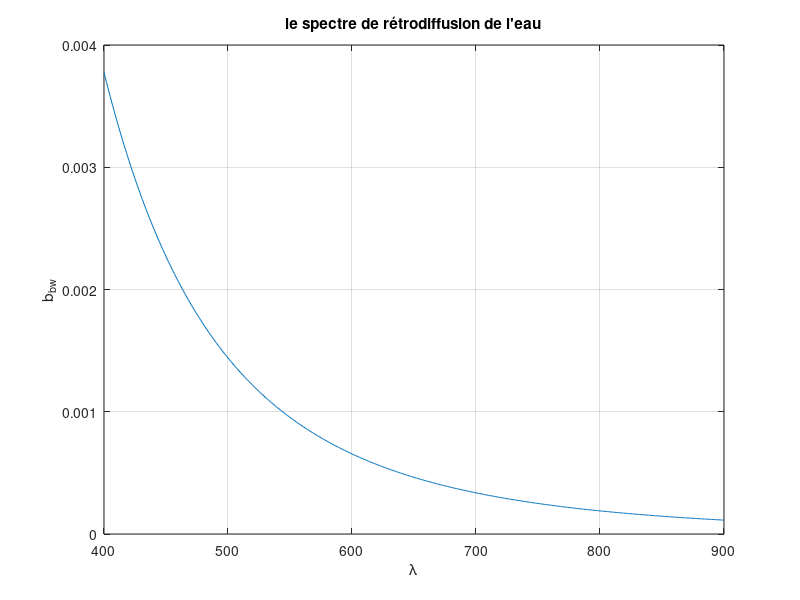
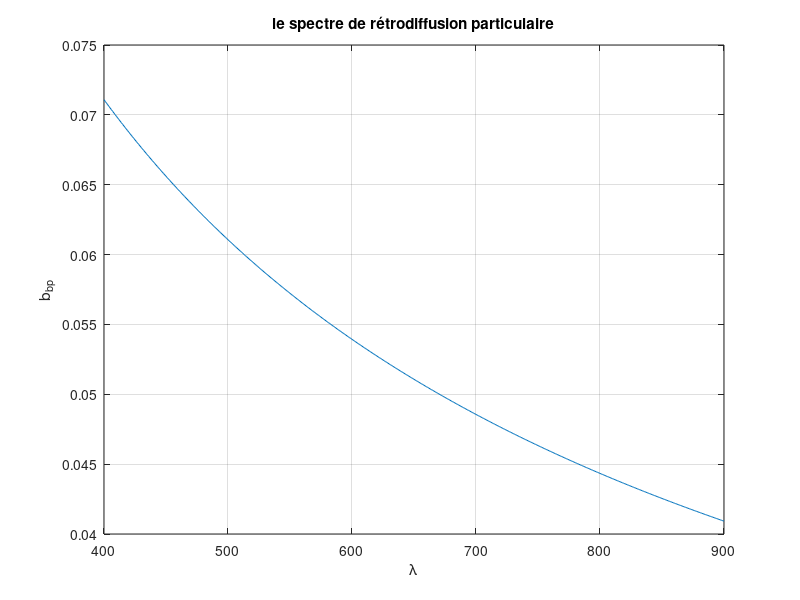
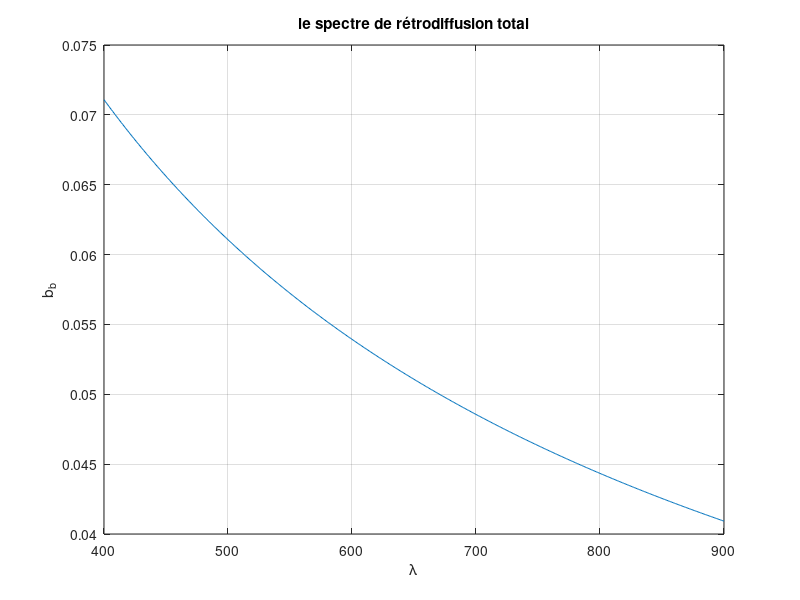
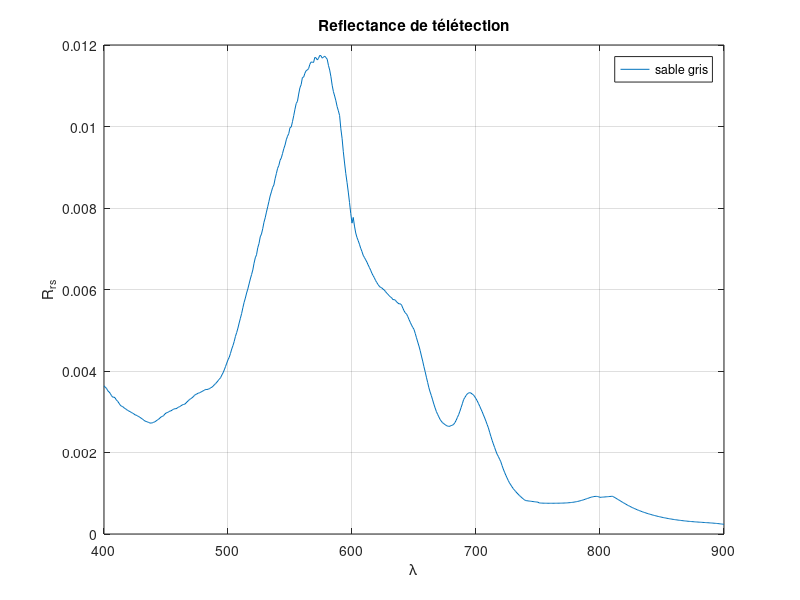

These charts were generated, in order, by the following MATLAB code: (Note: this script raises an error after producing the figures.)

clc;
all clear;
%close all;

%% ---------------------Variables d'entrées ------------------------------
C_chl=10;
C_nap=10;
C_cdom=0.01;
S_nap = 0.0106;
S_cdom = 0.0157;
a_NAPa_440 = 0.0048;
b_bphy_542 = 0.00038;
Y_phy = 0.681;
b_bNAP_542 = 0.0054;
Y_NAP = 0.681;
z=100;
theta_w=30;
theta_v=0;


%% ------------Calcul de l'absorption spectrale a(lambda) -----------------

%-----------Importation des mesures 
data1 = load('aw.txt');
lambda = data1(:,1);

%----------absorption de l'eau
aw = data1(:,2);

% figure()
%     plot(lambda,aw)
%     grid("on")
%     title("le Spectre de l'absorption de l'eau")
%     xlabel('\lambda')
%     ylabel('aw')

%--------------------------------
data2 = load('aphya.txt');
aphya = data2(:,2);
%--------absorption du phytoplancton
aphy = C_chl*aphya;

% figure()
%     plot(lambda,aphya)
%     grid("on")
%     title("le Spectre specifique de l'absorption du phytoplancton")
%     xlabel('\lambda')
%     ylabel('a_p_h_y_a')

%-------------------------------
 
a_NAP = C_nap*a_NAPa_440.*exp(-S_nap*(lambda-440));

a_CDOM = C_cdom.*exp(-S_cdom*(lambda-440));

%------- l'absorption total
a_total = aw + aphy + a_NAP + a_CDOM ; 

% figure()
%     plot(lambda,aphy)
%     grid("on")
%     title("le Spectre l'absorption")
%     xlabel('\lambda')
%     ylabel('a')
%     hold('on')
%     plot(lambda,aw)
%     plot(lambda,a_CDOM)
%     plot(lambda,a_NAP)
%     plot(lambda,a_total)
%     legend('a_p_h_y','a_w','a_N_A_P','a_{CDOM}','a_{total}')
% 
% 
% 
% figure()
%     plot(lambda,a_total)
%     grid("on")
%     title("le Spectre de l'absorption total")
%     xlabel('\lambda')
%     ylabel('a_{total}')


%% --------------Calcul de la rétro-diffusion bb(lambda)-------------------
%-------le spectre de rétrodiffusion de l'eau
b_bw=0.00144*(lambda./500).^(-4.32);

figure()
    plot(lambda,b_bw)
    grid("on")
    title("le spectre de rétrodiffusion de l'eau")
    xlabel('\lambda')
    ylabel('b_b_w')

%---------------------le spectre de rétrodiffusion particulaire
b_bp = C_chl*b_bphy_542*(542./lambda).^Y_phy + C_nap*b_bNAP_542*(542./lambda).^Y_NAP;

figure()
    plot(lambda,b_bp)
    grid("on")
    title("le spectre de rétrodiffusion particulaire")
    xlabel('\lambda')
    ylabel('b_b_p')
 
%---------------------------------le spectre de rétrodiffusion total
b_b = b_bw + b_bp;

figure()
    plot(lambda,b_bp)
    grid("on")
    title("le spectre de rétrodiffusion total")
    xlabel('\lambda')
    ylabel('b_b')

   
%% -----------------Calcul de réflectance R_rs ----------------------------

%-------importation de paramètres de type de fond
sable_gris = load('grey_sand.txt');
vegetation_basse = load('small_vegetation.txt');
vegetation_haute = load('high_vegetation.txt');

%---------------Padding 
p_f1 = [sable_gris(:,2) ;sable_gris(800)*ones(100,1)];
p_f2 = [vegetation_basse(:,2) ;vegetation_basse(800)*ones(100,1)];
p_f3 = [vegetation_haute(:,2) ;vegetation_haute(800)*ones(100,1)];

%----------variables intermédiares pour le calcul de la reflectance de
%télédetection sous la surface.

K = a_total + b_b; % coefficient d'attténuation diffuse 
u = b_b./(a_total + b_b);
u_p = b_bp./(a_total + b_b);
D_uc = 1.03*(1+2.4.*u).^(0.5);
D_ub = 1.04*(1+5.4*u).^(0.5);
g_p = 0.184.*(1-0.602.*exp(-3.852.*u_p));
g_w = 0.115;
r_rs_dp = g_w.*b_bw./(a_total + b_b) + g_p.*b_bp./(a_total +b_b);
Rrs_C = r_rs_dp.*(1-exp(-(1./cosd(theta_w) + D_uc./cosd(theta_v)).*K.*z));
Rrs_B1 = 1/pi .* p_f1 .* exp( -(1./cosd(theta_w) + D_ub./cos(theta_v)).*K.*z);
r_rs1 = Rrs_B1 + Rrs_C;

%------la réflectance de télédetection
R_rs1 = (0.52*r_rs1)./(1-1.56*r_rs1);


% figure()
%     plot(lambda,r_rs1)
%     grid("on")
%     title("Reflectances")
%     xlabel('\lambda')
%     ylabel('r_r_s')
%     
%     legend("sable gris")

figure()
    plot(lambda,R_rs1)
    grid("on")
    title("Reflectance de télétection")
    xlabel('\lambda')
    ylabel('R_r_s')
    legend("sable gris")

%% -----------------------Tests du modèle de Lee---------------------------

%1) Influence de la chlorphylle sur le spectre de réflectance
% R1 = lee([0.01,0.0001,0.0001,100],"grey_sand.txt");
% R2 = lee([0.1,0.0001,0.0001,100],"grey_sand.txt");
% R3 = lee([1,0.0001,0.0001,100],"grey_sand.txt");
% R4 = lee([10,0.0001,0.0001,100],"grey_sand.txt"); 
% 
% figure()
%     plot(lambda,R1)
%     hold on 
%     plot(lambda,R2)
%     plot(lambda,R3)
%     plot(lambda,R4)
%     title("Influence de la chlorphylle sur le spectre de réflectance")
%     grid("on")
%     legend("Chl = 0.01 ","Chl = 0.1","Chl = 1", "Chl = 10")
%     hold off 

 % 2) Influence des matières minérales sur le spectre de réflectance
% R1 = lee([0.0001,0.1,0.0001,100],"grey_sand.txt");
% R2 = lee([0.0001,1,0.0001,100],"grey_sand.txt");
% R3 = lee([0.0001,5,0.0001,100],"grey_sand.txt");
% R4 = lee([0.0001,10.1,0.0001,100],"grey_sand.txt"); 
% R5 = lee([0.0001,50.1,0.0001,100],"grey_sand.txt"); 

% figure()
%     plot(lambda,R1)
%     hold on 
%     plot(lambda,R2)
%     plot(lambda,R3)
%     plot(lambda,R4)
%     plot(lambda,R5)
%     title("Matières minirales")
%     grid("on")
%     legend(" C_{nap}= 0.1 ","C_{nap} = 1","C_{nap} = 5", "C_{nap} = 10", "C_{nap} = 50")
%     hold off 
%   

% 3) influence de la matière organique dissoute sur le spectre de

% R1 = lee([0.001,0.0001,0.001,100],"grey_sand.txt");
% R2 = lee([0.001,0.0001,0.01,100],"grey_sand.txt");
% R3 = lee([0.001,0.0001,0.1,100],"grey_sand.txt");
% R4 = lee([0.001,0.0001,1,100],"grey_sand.txt"); 


% figure()
%     plot(lambda,R1)
%     hold on 
%     plot(lambda,R2)
%     plot(lambda,R3)
%     plot(lambda,R4)
%     title("Matières organiques dissoute")
%     grid("on")
%     legend(" C_{cdom}= 0.001 ","C_{cdom} = 0.01","C_{cdom} = 0.1", "C_{cdom} = 1")
%     hold off


% % 4) Influence de la profondeur sur le spectre de réflectance
% % Eau claire
% R1 = lee([0.0001,0.0001,0.0001,50],"grey_sand.txt");
% R2 = lee([0.0001,0.0001,0.0001,20],"grey_sand.txt");
% R3 = lee([0.0001,0.0001,0.0001,10],"grey_sand.txt");
% R4 = lee([0.0001,0.0001,0.0001,5],"grey_sand.txt");
% R5 = lee([0.0001,0.0001,0.0001,2],"grey_sand.txt");
% 
% figure()
%     plot(lambda,R1)
%     hold on 
%     plot(lambda,R2)
%     plot(lambda,R3)
%     plot(lambda,R4)
%     plot(lambda,R5)
%     title("Influence de la profondeur sur le spectre de réflectance : eau claire")
%     legend(" z= 50 ","z = 20","z = 10", "z= 5", "z= 2")
%     grid on
%     hold off

  % Eau turbide 
% R1 = lee([10,50,0.1,1],"grey_sand.txt");
% R2 = lee([10,50,0.1,50],"grey_sand.txt");
% 
% figure()
%     hold on 
%     plot(lambda,R1)
%     plot(lambda,R2)
%     title("Influence de la profondeur sur le spectre de réflectance : eau turbide")
%     legend(" z= 1 ", "z= 50")
%     grid on
%     hold off

% Influence du fond sur le spectre de réflectance 
R1 = lee([0.0001,0.0001,0.0001,2],"grey_sand.txt");
R2 = lee([0.0001,0.0001,0.0001,2],"high_vegetation.txt");
R3 = lee([0.0001,0.0001,0.0001,2],"small_vegetation.txt");


figure()
    hold on 
    plot(lambda,R1)
    plot(lambda,R2)
    plot(lambda,R3)
    title("Influence du fond sur le spectre de réflectance")
    legend("Sable", "haute végétation", "base végétation")
    grid on
    hold off


